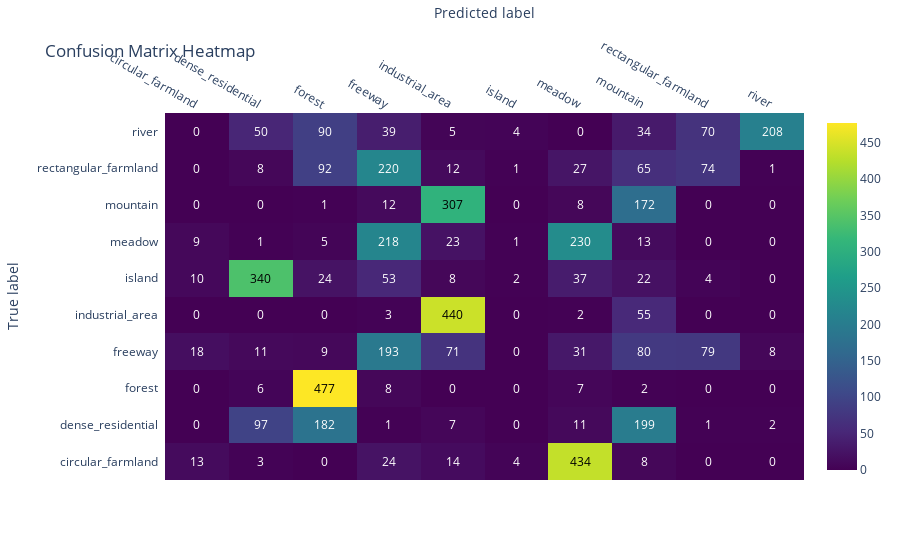

The notebook cell this image was saved under:
### Code cell
## using this because my matplotlib is broken
## feel free to use the block from above if yours work. 

import plotly.figure_factory as ff

z = cm.tolist()  # Convert the confusion matrix to a nested list
z_text = [["{:.0f}".format(y) for y in x] for x in z]  # Format values as strings

fig = ff.create_annotated_heatmap(
    z=z,
    x=class_names,
    y=class_names,
    annotation_text=z_text,
    colorscale="Viridis",
    showscale=True
)

fig.update_layout(
    title="Confusion Matrix Heatmap",
    xaxis_title="Predicted label",
    yaxis_title="True label",
    font=dict(size=12)
)

fig.show()

### Figure 1 — Plotly figure (JSON) as saved in the notebook; plotly's stock layout.template omitted (floating-point values rounded to 4 significant figures)
{"data": [{"colorscale": [[0, "#440154"], [0.1111, "#482878"], [0.2222, "#3e4989"], [0.3333, "#31688e"], [0.4444, "#26828e"], [0.5556, "#1f9e89"], [0.6667, "#35b779"], [0.7778, "#6ece58"], [0.8889, "#b5de2b"], [1, "#fde725"]], "reversescale": false, "showscale": true, "type": "heatmap", "x": ["circular_farmland", "dense_residential", "forest", "freeway", "industrial_area", "island", "meadow", "mountain", "rectangular_farmland", "river"], "y": ["circular_farmland", "dense_residential", "forest", "freeway", "industrial_area", "island", "meadow", "mountain", "rectangular_farmland", "river"], "z": [[13, 3, 0, 24, 14, 4, 434, 8, 0, 0], [0, 97, 182, 1, 7, 0, 11, 199, 1, 2], [0, 6, 477, 8, 0, 0, 7, 2, 0, 0], [18, 11, 9, 193, 71, 0, 31, 80, 79, 8], [0, 0, 0, 3, 440, 0, 2, 55, 0, 0], [10, 340, 24, 53, 8, 2, 37, 22, 4, 0], [9, 1, 5, 218, 23, 1, 230, 13, 0, 0], [0, 0, 1, 12, 307, 0, 8, 172, 0, 0], [0, 8, 92, 220, 12, 1, 27, 65, 74, 1], [0, 50, 90, 39, 5, 4, 0, 34, 70, 208]]}], "layout": {"annotations": [{"font": {"color": "#FFFFFF"}, "showarrow": false, "text": "13", "x": "circular_farmland", "xref": "x", "y": "circular_farmland", "yref": "y"}, {"font": {"color": "#FFFFFF"}, "showarrow": false, "text": "3", "x": "dense_residential", "xref": "x", "y": "circular_farmland", "yref": "y"}, {"font": {"color": "#FFFFFF"}, "showarrow": false, "text": "0", "x": "forest", "xref": "x", "y": "circular_farmland", "yref": "y"}, {"font": {"color": "#FFFFFF"}, "showarrow": false, "text": "24", "x": "freeway", "xref": "x", "y": "circular_farmland", "yref": "y"}, {"font": {"color": "#FFFFFF"}, "showarrow": false, "text": "14", "x": "industrial_area", "xref": "x", "y": "circular_farmland", "yref": "y"}, {"font": {"color": "#FFFFFF"}, "showarrow": false, "text": "4", "x": "island", "xref": "x", "y": "circular_farmland", "yref": "y"}, {"font": {"color": "#000000"}, "showarrow": false, "text": "434", "x": "meadow", "xref": "x", "y": "circular_farmland", "yref": "y"}, {"font": {"color": "#FFFFFF"}, "showarrow": false, "text": "8", "x": "mountain", "xref": "x", "y": "circular_farmland", "yref": "y"}, {"font": {"color": "#FFFFFF"}, "showarrow": false, "text": "0", "x": "rectangular_farmland", "xref": "x", "y": "circular_farmland", "yref": "y"}, {"font": {"color": "#FFFFFF"}, "showarrow": false, "text": "0", "x": "river", "xref": "x", "y": "circular_farmland", "yref": "y"}, {"font": {"color": "#FFFFFF"}, "showarrow": false, "text": "0", "x": "circular_farmland", "xref": "x", "y": "dense_residential", "yref": "y"}, {"font": {"color": "#FFFFFF"}, "showarrow": false, "text": "97", "x": "dense_residential", "xref": "x", "y": "dense_residential", "yref": "y"}, {"font": {"color": "#FFFFFF"}, "showarrow": false, "text": "182", "x": "forest", "xref": "x", "y": "dense_residential", "yref": "y"}, {"font": {"color": "#FFFFFF"}, "showarrow": false, "text": "1", "x": "freeway", "xref": "x", "y": "dense_residential", "yref": "y"}, {"font": {"color": "#FFFFFF"}, "showarrow": false, "text": "7", "x": "industrial_area", "xref": "x", "y": "dense_residential", "yref": "y"}, {"font": {"color": "#FFFFFF"}, "showarrow": false, "text": "0", "x": "island", "xref": "x", "y": "dense_residential", "yref": "y"}, {"font": {"color": "#FFFFFF"}, "showarrow": false, "text": "11", "x": "meadow", "xref": "x", "y": "dense_residential", "yref": "y"}, {"font": {"color": "#FFFFFF"}, "showarrow": false, "text": "199", "x": "mountain", "xref": "x", "y": "dense_residential", "yref": "y"}, {"font": {"color": "#FFFFFF"}, "showarrow": false, "text": "1", "x": "rectangular_farmland", "xref": "x", "y": "dense_residential", "yref": "y"}, {"font": {"color": "#FFFFFF"}, "showarrow": false, "text": "2", "x": "river", "xref": "x", "y": "dense_residential", "yref": "y"}, {"font": {"color": "#FFFFFF"}, "showarrow": false, "text": "0", "x": "circular_farmland", "xref": "x", "y": "forest", "yref": "y"}, {"font": {"color": "#FFFFFF"}, "showarrow": false, "text": "6", "x": "dense_residential", "xref": "x", "y": "forest", "yref": "y"}, {"font": {"color": "#000000"}, "showarrow": false, "text": "477", "x": "forest", "xref": "x", "y": "forest", "yref": "y"}, {"font": {"color": "#FFFFFF"}, "showarrow": false, "text": "8", "x": "freeway", "xref": "x", "y": "forest", "yref": "y"}, {"font": {"color": "#FFFFFF"}, "showarrow": false, "text": "0", "x": "industrial_area", "xref": "x", "y": "forest", "yref": "y"}, {"font": {"color": "#FFFFFF"}, "showarrow": false, "text": "0", "x": "island", "xref": "x", "y": "forest", "yref": "y"}, {"font": {"color": "#FFFFFF"}, "showarrow": false, "text": "7", "x": "meadow", "xref": "x", "y": "forest", "yref": "y"}, {"font": {"color": "#FFFFFF"}, "showarrow": false, "text": "2", "x": "mountain", "xref": "x", "y": "forest", "yref": "y"}, {"font": {"color": "#FFFFFF"}, "showarrow": false, "text": "0", "x": "rectangular_farmland", "xref": "x", "y": "forest", "yref": "y"}, {"font": {"color": "#FFFFFF"}, "showarrow": false, "text": "0", "x": "river", "xref": "x", "y": "forest", "yref": "y"}, {"font": {"color": "#FFFFFF"}, "showarrow": false, "text": "18", "x": "circular_farmland", "xref": "x", "y": "freeway", "yref": "y"}, {"font": {"color": "#FFFFFF"}, "showarrow": false, "text": "11", "x": "dense_residential", "xref": "x", "y": "freeway", "yref": "y"}, {"font": {"color": "#FFFFFF"}, "showarrow": false, "text": "9", "x": "forest", "xref": "x", "y": "freeway", "yref": "y"}, {"font": {"color": "#FFFFFF"}, "showarrow": false, "text": "193", "x": "freeway", "xref": "x", "y": "freeway", "yref": "y"}, {"font": {"color": "#FFFFFF"}, "showarrow": false, "text": "71", "x": "industrial_area", "xref": "x", "y": "freeway", "yref": "y"}, {"font": {"color": "#FFFFFF"}, "showarrow": false, "text": "0", "x": "island", "xref": "x", "y": "freeway", "yref": "y"}, {"font": {"color": "#FFFFFF"}, "showarrow": false, "text": "31", "x": "meadow", "xref": "x", "y": "freeway", "yref": "y"}, {"font": {"color": "#FFFFFF"}, "showarrow": false, "text": "80", "x": "mountain", "xref": "x", "y": "freeway", "yref": "y"}, {"font": {"color": "#FFFFFF"}, "showarrow": false, "text": "79", "x": "rectangular_farmland", "xref": "x", "y": "freeway", "yref": "y"}, {"font": {"color": "#FFFFFF"}, "showarrow": false, "text": "8", "x": "river", "xref": "x", "y": "freeway", "yref": "y"}, {"font": {"color": "#FFFFFF"}, "showarrow": false, "text": "0", "x": "circular_farmland", "xref": "x", "y": "industrial_area", "yref": "y"}, {"font": {"color": "#FFFFFF"}, "showarrow": false, "text": "0", "x": "dense_residential", "xref": "x", "y": "industrial_area", "yref": "y"}, {"font": {"color": "#FFFFFF"}, "showarrow": false, "text": "0", "x": "forest", "xref": "x", "y": "industrial_area", "yref": "y"}, {"font": {"color": "#FFFFFF"}, "showarrow": false, "text": "3", "x": "freeway", "xref": "x", "y": "industrial_area", "yref": "y"}, {"font": {"color": "#000000"}, "showarrow": false, "text": "440", "x": "industrial_area", "xref": "x", "y": "industrial_area", "yref": "y"}, {"font": {"color": "#FFFFFF"}, "showarrow": false, "text": "0", "x": "island", "xref": "x", "y": "industrial_area", "yref": "y"}, {"font": {"color": "#FFFFFF"}, "showarrow": false, "text": "2", "x": "meadow", "xref": "x", "y": "industrial_area", "yref": "y"}, {"font": {"color": "#FFFFFF"}, "showarrow": false, "text": "55", "x": "mountain", "xref": "x", "y": "industrial_area", "yref": "y"}, {"font": {"color": "#FFFFFF"}, "showarrow": false, "text": "0", "x": "rectangular_farmland", "xref": "x", "y": "industrial_area", "yref": "y"}, {"font": {"color": "#FFFFFF"}, "showarrow": false, "text": "0", "x": "river", "xref": "x", "y": "industrial_area", "yref": "y"}, {"font": {"color": "#FFFFFF"}, "showarrow": false, "text": "10", "x": "circular_farmland", "xref": "x", "y": "island", "yref": "y"}, {"font": {"color": "#000000"}, "showarrow": false, "text": "340", "x": "dense_residential", "xref": "x", "y": "island", "yref": "y"}, {"font": {"color": "#FFFFFF"}, "showarrow": false, "text": "24", "x": "forest", "xref": "x", "y": "island", "yref": "y"}, {"font": {"color": "#FFFFFF"}, "showarrow": false, "text": "53", "x": "freeway", "xref": "x", "y": "island", "yref": "y"}, {"font": {"color": "#FFFFFF"}, "showarrow": false, "text": "8", "x": "industrial_area", "xref": "x", "y": "island", "yref": "y"}, {"font": {"color": "#FFFFFF"}, "showarrow": false, "text": "2", "x": "island", "xref": "x", "y": "island", "yref": "y"}, {"font": {"color": "#FFFFFF"}, "showarrow": false, "text": "37", "x": "meadow", "xref": "x", "y": "island", "yref": "y"}, {"font": {"color": "#FFFFFF"}, "showarrow": false, "text": "22", "x": "mountain", "xref": "x", "y": "island", "yref": "y"}, {"font": {"color": "#FFFFFF"}, "showarrow": false, "text": "4", "x": "rectangular_farmland", "xref": "x", "y": "island", "yref": "y"}, {"font": {"color": "#FFFFFF"}, "showarrow": false, "text": "0", "x": "river", "xref": "x", "y": "island", "yref": "y"}, {"font": {"color": "#FFFFFF"}, "showarrow": false, "text": "9", "x": "circular_farmland", "xref": "x", "y": "meadow", "yref": "y"}, {"font": {"color": "#FFFFFF"}, "showarrow": false, "text": "1", "x": "dense_residential", "xref": "x", "y": "meadow", "yref": "y"}, {"font": {"color": "#FFFFFF"}, "showarrow": false, "text": "5", "x": "forest", "xref": "x", "y": "meadow", "yref": "y"}, {"font": {"color": "#FFFFFF"}, "showarrow": false, "text": "218", "x": "freeway", "xref": "x", "y": "meadow", "yref": "y"}, {"font": {"color": "#FFFFFF"}, "showarrow": false, "text": "23", "x": "industrial_area", "xref": "x", "y": "meadow", "yref": "y"}, {"font": {"color": "#FFFFFF"}, "showarrow": false, "text": "1", "x": "island", "xref": "x", "y": "meadow", "yref": "y"}, {"font": {"color": "#FFFFFF"}, "showarrow": false, "text": "230", "x": "meadow", "xref": "x", "y": "meadow", "yref": "y"}, {"font": {"color": "#FFFFFF"}, "showarrow": false, "text": "13", "x": "mountain", "xref": "x", "y": "meadow", "yref": "y"}, {"font": {"color": "#FFFFFF"}, "showarrow": false, "text": "0", "x": "rectangular_farmland", "xref": "x", "y": "meadow", "yref": "y"}, {"font": {"color": "#FFFFFF"}, "showarrow": false, "text": "0", "x": "river", "xref": "x", "y": "meadow", "yref": "y"}, {"font": {"color": "#FFFFFF"}, "showarrow": false, "text": "0", "x": "circular_farmland", "xref": "x", "y": "mountain", "yref": "y"}, {"font": {"color": "#FFFFFF"}, "showarrow": false, "text": "0", "x": "dense_residential", "xref": "x", "y": "mountain", "yref": "y"}, {"font": {"color": "#FFFFFF"}, "showarrow": false, "text": "1", "x": "forest", "xref": "x", "y": "mountain", "yref": "y"}, {"font": {"color": "#FFFFFF"}, "showarrow": false, "text": "12", "x": "freeway", "xref": "x", "y": "mountain", "yref": "y"}, {"font": {"color": "#000000"}, "showarrow": false, "text": "307", "x": "industrial_area", "xref": "x", "y": "mountain", "yref": "y"}, {"font": {"color": "#FFFFFF"}, "showarrow": false, "text": "0", "x": "island", "xref": "x", "y": "mountain", "yref": "y"}, {"font": {"color": "#FFFFFF"}, "showarrow": false, "text": "8", "x": "meadow", "xref": "x", "y": "mountain", "yref": "y"}, {"font": {"color": "#FFFFFF"}, "showarrow": false, "text": "172", "x": "mountain", "xref": "x", "y": "mountain", "yref": "y"}, {"font": {"color": "#FFFFFF"}, "showarrow": false, "text": "0", "x": "rectangular_farmland", "xref": "x", "y": "mountain", "yref": "y"}, {"font": {"color": "#FFFFFF"}, "showarrow": false, "text": "0", "x": "river", "xref": "x", "y": "mountain", "yref": "y"}, {"font": {"color": "#FFFFFF"}, "showarrow": false, "text": "0", "x": "circular_farmland", "xref": "x", "y": "rectangular_farmland", "yref": "y"}, {"font": {"color": "#FFFFFF"}, "showarrow": false, "text": "8", "x": "dense_residential", "xref": "x", "y": "rectangular_farmland", "yref": "y"}, {"font": {"color": "#FFFFFF"}, "showarrow": false, "text": "92", "x": "forest", "xref": "x", "y": "rectangular_farmland", "yref": "y"}, {"font": {"color": "#FFFFFF"}, "showarrow": false, "text": "220", "x": "freeway", "xref": "x", "y": "rectangular_farmland", "yref": "y"}, {"font": {"color": "#FFFFFF"}, "showarrow": false, "text": "12", "x": "industrial_area", "xref": "x", "y": "rectangular_farmland", "yref": "y"}, {"font": {"color": "#FFFFFF"}, "showarrow": false, "text": "1", "x": "island", "xref": "x", "y": "rectangular_farmland", "yref": "y"}, {"font": {"color": "#FFFFFF"}, "showarrow": false, "text": "27", "x": "meadow", "xref": "x", "y": "rectangular_farmland", "yref": "y"}, {"font": {"color": "#FFFFFF"}, "showarrow": false, "text": "65", "x": "mountain", "xref": "x", "y": "rectangular_farmland", "yref": "y"}, {"font": {"color": "#FFFFFF"}, "showarrow": false, "text": "74", "x": "rectangular_farmland", "xref": "x", "y": "rectangular_farmland", "yref": "y"}, {"font": {"color": "#FFFFFF"}, "showarrow": false, "text": "1", "x": "river", "xref": "x", "y": "rectangular_farmland", "yref": "y"}, {"font": {"color": "#FFFFFF"}, "showarrow": false, "text": "0", "x": "circular_farmland", "xref": "x", "y": "river", "yref": "y"}, {"font": {"color": "#FFFFFF"}, "showarrow": false, "text": "50", "x": "dense_residential", "xref": "x", "y": "river", "yref": "y"}, {"font": {"color": "#FFFFFF"}, "showarrow": false, "text": "90", "x": "forest", "xref": "x", "y": "river", "yref": "y"}, {"font": {"color": "#FFFFFF"}, "showarrow": false, "text": "39", "x": "freeway", "xref": "x", "y": "river", "yref": "y"}, {"font": {"color": "#FFFFFF"}, "showarrow": false, "text": "5", "x": "industrial_area", "xref": "x", "y": "river", "yref": "y"}, {"font": {"color": "#FFFFFF"}, "showarrow": false, "text": "4", "x": "island", "xref": "x", "y": "river", "yref": "y"}, {"font": {"color": "#FFFFFF"}, "showarrow": false, "text": "0", "x": "meadow", "xref": "x", "y": "river", "yref": "y"}, {"font": {"color": "#FFFFFF"}, "showarrow": false, "text": "34", "x": "mountain", "xref": "x", "y": "river", "yref": "y"}, {"font": {"color": "#FFFFFF"}, "showarrow": false, "text": "70", "x": "rectangular_farmland", "xref": "x", "y": "river", "yref": "y"}, {"font": {"color": "#FFFFFF"}, "showarrow": false, "text": "208", "x": "river", "xref": "x", "y": "river", "yref": "y"}], "font": {"size": 12}, "title": {"text": "Confusion Matrix Heatmap"}, "xaxis": {"dtick": 1, "gridcolor": "rgb(0, 0, 0)", "side": "top", "ticks": "", "title": {"text": "Predicted label"}}, "yaxis": {"dtick": 1, "ticks": "", "ticksuffix": "  ", "title": {"text": "True label"}}}}
